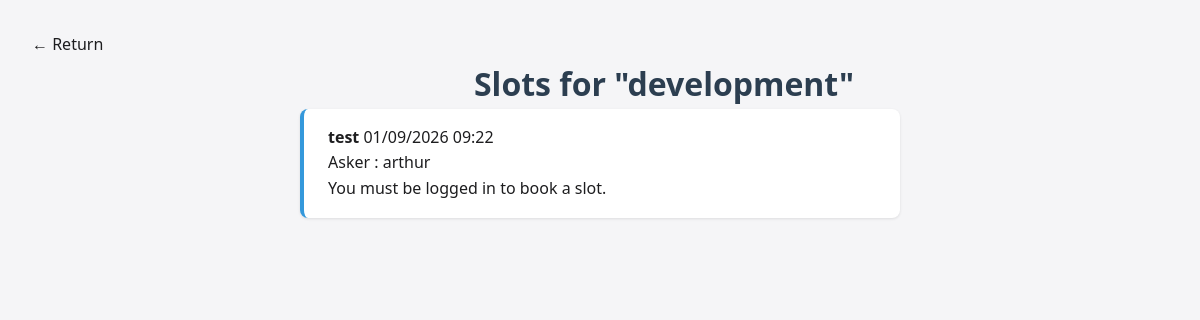
Page /skill/development/ on the committed database.
### skills_shop/models.py (models this page shows, shortened)
class Skill(models.Model):
    name = models.CharField(max_length=20)
    users = models.ManyToManyField(settings.AUTH_USER_MODEL, related_name='skills', blank=True)

class Query(models.Model):
    activity = models.CharField(max_length=200)
    skill = models.ForeignKey(Skill, on_delete=models.CASCADE, related_name='queries')
    slot = models.DateTimeField()
    user = models.ForeignKey(
        settings.AUTH_USER_MODEL, on_delete=models.CASCADE, related_name='queries', null=True, blank=True
    )
    accepted_by = models.ForeignKey(
        settings.AUTH_USER_MODEL, on_delete=models.SET_NULL, related_name='accepted_queries', null=True, blank=True
    )

### skills_shop/views.py (the view)
# urls.py: path('skill/<str:skill_name>/', views.select_skill, name='select_skill'),
@require_http_methods(["GET"])
def select_skill(request, skill_name):
    queries = Query.objects.filter(skill__name=skill_name)
    contexte = {'skill_name': skill_name, 'queries': queries}
    return render(request, 'slots.html', contexte)

### skills_shop/templates/slots.html (shortened to what this page needs)
{% load static %}
<!doctype html>
<html lang="fr">
  <head>
    <link rel="stylesheet" href="{% static 'skills_shop/style.css' %}" />
  </head>
  <body>
    <a href="{% url 'index' %}">&larr; Return</a>
    <h1>Slots for "{{ skill_name }}"</h1>
    <ul id="liste-creneaux">
      {% for query in queries %}
      <li>
        <strong>{{ query.activity }}</strong>
        <span class="slot-query">{{ query.slot|date:"d/m/Y H:i" }}</span>
        <p class="slot-query">Asker : {{ query.user.username }}</p>
        <form method="post" action="{% url 'book_query' query.id %}">
          {% csrf_token %} {%if user.is_authenticated %}
          <button type="submit">Book</button>
          {% else %}
          <p class="slot-query">You must be logged in to book a slot.</p>
          {% endif %}
        </form>
      </li>
      {% empty %}
      <li class="liste-vide">No slots available for this skill at the moment.</li>
      {% endfor %}
    </ul>
  </body>
</html>

### skills_shop/static/skills_shop/style.css (style rules this page uses)
* { box-sizing: border-box; margin: 0; padding: 0; }
body { font-family: "Segoe UI", system-ui, sans-serif; background-color: #f5f5f7; color: #1d1d1f; line-height: 1.6; padding: 2rem; }
h1 { text-align: center; font-size: 2rem; color: #2c3e50; flex-grow: 1; margin-left: 8rem; }
ul { list-style: none; max-width: 600px; margin: 0 auto; display: flex; flex-direction: column; gap: 0.75rem; }
a, a:visited, a:hover, a:active, li { text-decoration: none; color: inherit; }
li { background-color: #ffffff; padding: 1rem 1.5rem; border-radius: 8px; box-shadow: 0 1px 3px rgba(0, 0, 0, 0.1); border-left: 4px solid #3498db; transition: transform 0.15s ease, box-shadow 0.15s ease; }

### rows in the picture
Skill: name "development"
Query: activity "test", slot "01/09/2026 09:22", user.username "arthur"
